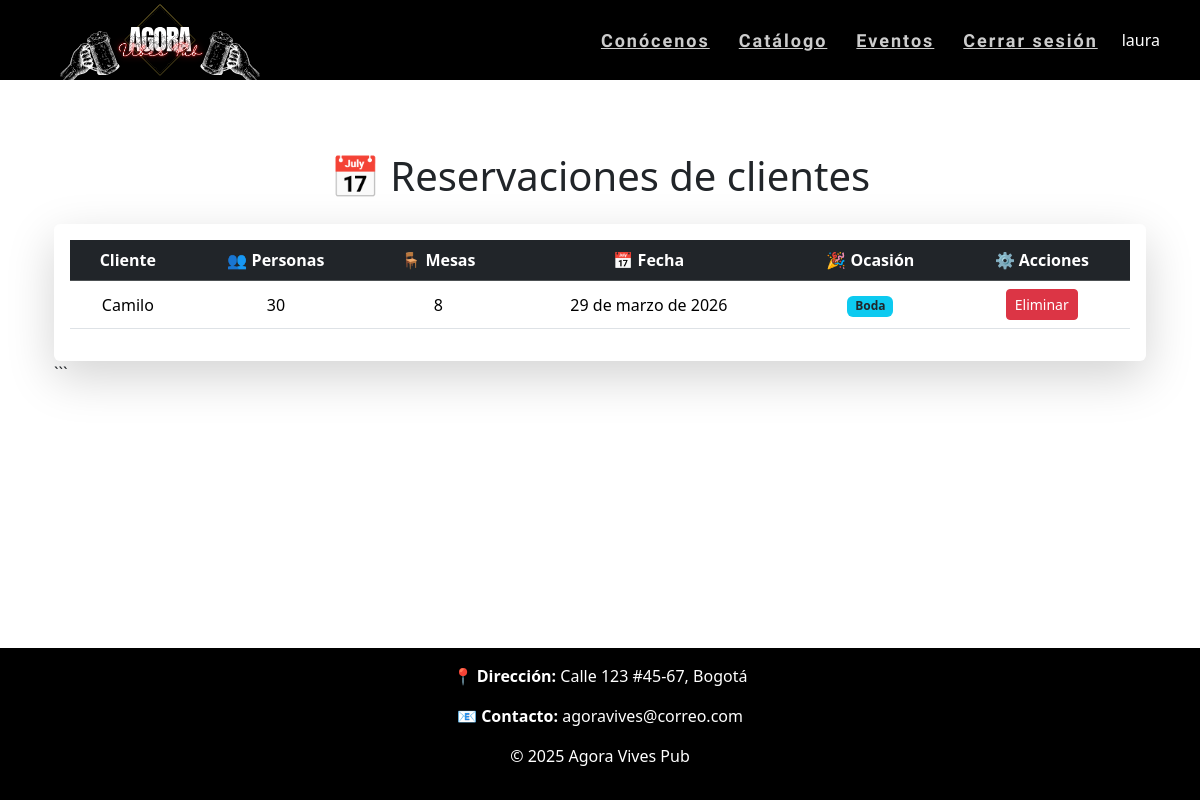
/reservacion/ (signed in), run on an earlier commit of the app's database.
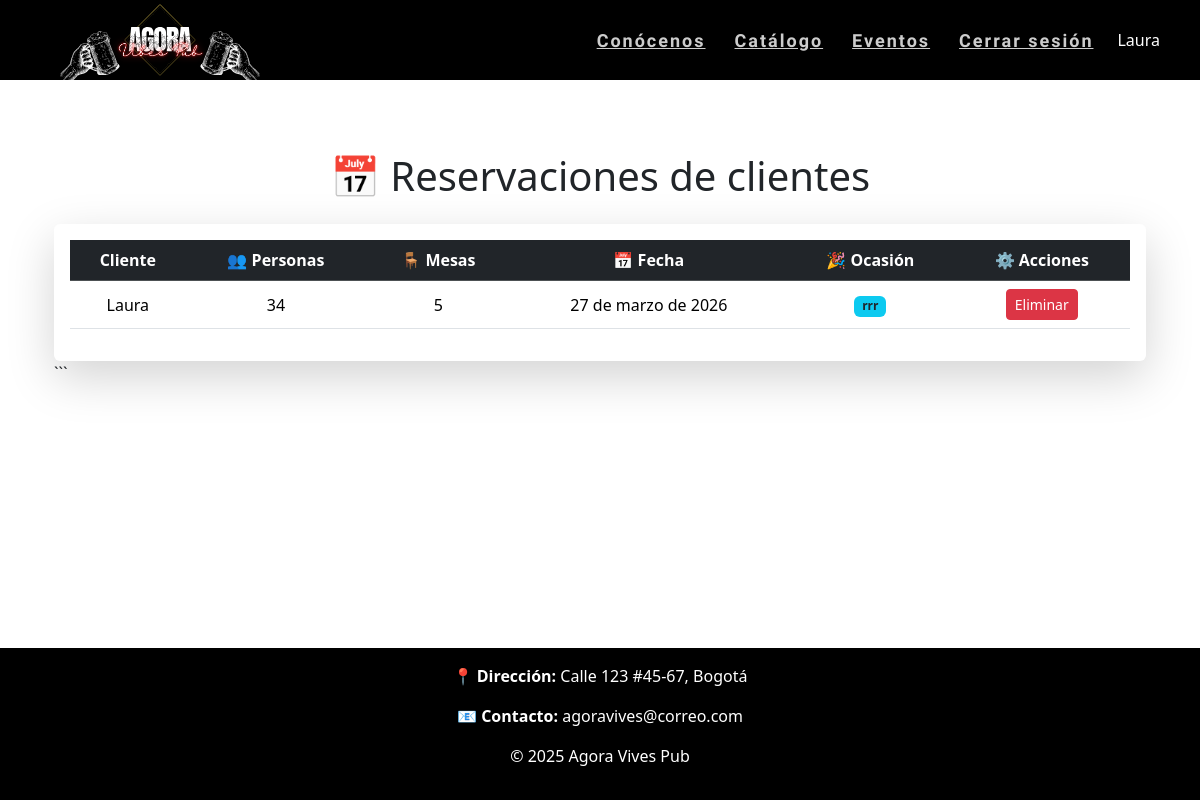
And on a later commit of the database.
### LoginApp/models.py (models this page shows)
class Usuario(AbstractUser):
    username = None
    TIPOS = (
        (1, 'Administrador'),
        (2, 'Empleado'),
        (3, 'Cliente'),
    )
    numero_documento = models.IntegerField(unique=True, primary_key=True, verbose_name='Número de Documento')
    tipo = models.IntegerField(default=3, choices=TIPOS, verbose_name='Tipo')
    nombre_completo = models.CharField(max_length=50)
    correo = models.EmailField(max_length=30)
    is_active = models.BooleanField(default=True, verbose_name='Activo')
    is_superuser = models.BooleanField(default=False)
    objects = UsuarioManager()
    USERNAME_FIELD = 'numero_documento'
    REQUIRED_FIELDS = ['nombre_completo', 'correo', 'tipo']
    def __str__(self):
        return self.nombre_completo or f"Usuario {self.numero_documento}"

### ReservacionApp/models.py (models this page shows, shortened)
class Reservacion(models.Model):
    user= models.ForeignKey(settings.AUTH_USER_MODEL, on_delete=models.CASCADE, verbose_name='Usuario')
    cantidad_personas= models.IntegerField(verbose_name='Cantidad de Personas')
    cantidad_mesas= models.IntegerField(verbose_name='Cantidad de Mesas')
    fecha_reservacion= models.DateField(verbose_name='Fecha de Reservación')
    ocasion= models.CharField(max_length=100, null=True, blank=True, verbose_name='Ocasión')

### ReservacionApp/views.py (the view)
# urls.py: path('reservacion/',include('ReservacionApp.urls')),
def reservacion(request):
    reservaciones=models.Reservacion.objects.all()
    return render(request,'reservacion.html',{'reservaciones':reservaciones})

### ReservacionApp/templates/reservacion.html (shortened to what this page needs)
{% extends "base.html" %}
{% block content %}
<link href="https://cdn.jsdelivr.net/npm/bootstrap@5.3.2/dist/css/bootstrap.min.css" rel="stylesheet">
<div class="container mt-5">
{% if user.tipo == 1 or user.tipo == 2 %}
<h1 class="text-center mb-4">📅 Reservaciones de clientes</h1>
{% endif %}
<div class="card shadow-lg border-0">
    <div class="card-body">
        <div class="table-responsive">
            <table class="table table-hover align-middle text-center">
                <thead class="table-dark">
                    <tr>
                        {% if user.tipo == 1 or user.tipo == 2 %}
                        <th> Cliente</th>
                        {% endif %}
                        <th>👥 Personas</th>
                        <th>🪑 Mesas</th>
                        <th>📅 Fecha</th>
                        <th>🎉 Ocasión</th>
                        <th>⚙️ Acciones</th>
                    </tr>
                </thead>
                <tbody>
                    {% for reservaciones in reservaciones %}
                    <tr>
                        {% if user.tipo == 1 or user.tipo == 2 %}
                        <td>{{ reservaciones.user }}</td>
                        {% endif %}
                        <td>{{ reservaciones.cantidad_personas }}</td>
                        <td>{{ reservaciones.cantidad_mesas }}</td>
                        <td>{{ reservaciones.fecha_reservacion }}</td>
                        <td>
                            <span class="badge bg-info text-dark">
                                {{ reservaciones.ocasion }}
                            </span>
                        </td>
                        <td>
                            <a href="{% url 'eliminar_reserva' reservaciones.id %}" class="btn btn-sm btn-danger">Eliminar</a>
                        </td>
                    </tr>
                    {% endfor %}
                </tbody>
            </table>
        </div>
    </div>
</div>
```
</div>
{% endblock %}

### AgoraVibesApp/templates/base.html (shortened to what this page needs)
<!DOCTYPE html>
<html lang="en">
<head>
  {% load static%}
  <link href="https://cdn.jsdelivr.net/npm/bootstrap@5.3.2/dist/css/bootstrap.min.css" rel="stylesheet">
  <link href="https://unpkg.com/aos@2.3.4/dist/aos.css" rel="stylesheet">
  <link href="https://fonts.bunny.net/css?family=Nunito" rel="stylesheet">
  <link rel="stylesheet" href="{% static '/css/miapp.css' %}">
</head>
<body class="d-flex flex-column min-vh-100">
  <header class="container-fluid">
    <div class="container d-flex justify-content-between align-items-center">
      <div class="logo">
        <a href="{% url 'inicio' %}">
          <img src="{% static 'img/logo1.svg' %}" alt="logo">
        </a>
      </div>
      <nav>
        <ul>
          <li><a href="{% url 'inicio' %}">Conócenos</a></li>
          <li><a href="{% url 'catalogo' %}">Catálogo</a></li>
          <li><a href="{% url 'eventos'%}">Eventos</a></li>
          {% if user.is_authenticated %}
            <li>
              <a href="{% url 'cerrar_sesion' %}">Cerrar sesión</a>
              <li>{{ user.nombre_completo }}</li>
            </li>
          {% else %}
            <li><a href="{%url 'login'%}">Iniciar sesión</a></li>
            <li><a href="{%url 'registro'%}">Registrarse</a></li>
          {% endif %}
        </ul>
      </nav>
    </div>
  </header>
  <main class="py-4 container flex-fill">
    {% block content %}
    {% endblock%}
  </main>
  <footer class="footer">
    <p><strong>📍 Dirección:</strong> Calle 123 #45-67, Bogotá</p>
    <p><strong>📧 Contacto:</strong> agoravives@correo.com</p>
    <p>&copy; 2025 Agora Vives Pub</p>
  </footer>
</body>
</html>

What changed in the data, as far as the page shows it:
removed Reservacion: user "Camilo", cantidad_personas "30", cantidad_mesas "8", fecha_reservacion "29 de marzo de 2026", ocasion "Boda"
changed Usuario: nombre_completo "laura" → "Laura"
added Reservacion: user "Laura", cantidad_personas "34", cantidad_mesas "5", fecha_reservacion "27 de marzo de 2026", ocasion "rrr"
